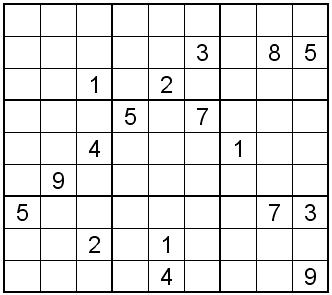
#> input picture WEEK4_1/sudoku.jpeg, 332 x 295 px
$ python sudoku_detection2.py
#> lines starting #> are read from the running program, lines starting #| are printed output that depends on the picture
import cv2
import numpy as np

img = cv2.imread("sudoku.jpeg")
#> img is the input picture: shape (295, 332, 3); min 0, max 255, mean 229.7
gray = cv2.cvtColor(img, cv2.COLOR_BGR2GRAY)
edges = cv2.Canny(gray, 50, 150, apertureSize= 3)
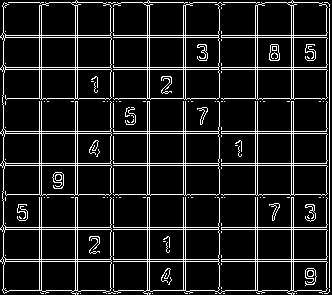
#> edges: shape (295, 332); 11.6% white in thin lines or dots
lines = cv2.HoughLinesP(edges, 1, np.pi / 180, 200, minLineLength=200, maxLineGap=30) # Hough 변환 : 선과 관련된 곳에 많이 사용
#> lines = 34 rows, first 6: [0, 133, 329, 133], [1, 163, 329, 163], [0, 229, 329, 229], [0, 165, 329, 165], [1, 35, 329, 35], [1, 67, 329, 67]

for line in lines:
    x1, y1, x2, y2 = line[0]
    cv2.line(img, (x1, y1), (x2, y2), (0,0,255), 2)
#> this loop made 34 passes
#> (x1, y1, x2, y2) on passes 1 to 12: (0, 133, 329, 133), (1, 163, 329, 163), (0, 229, 329, 229), (0, 165, 329, 165), (1, 35, 329, 35), (1, 67, 329, 67), (1, 227, 329, 227), (0, 261, 329, 261), (0, 37, 329, 37), (0, 69, 329, 69), (4, 2, 327, 2), (2, 290, 329, 290)
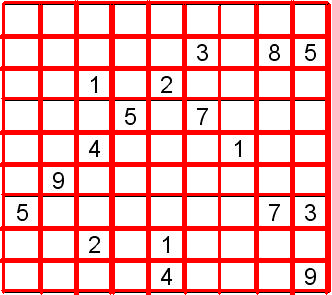
#> img: shape (295, 332, 3); mean B, G, R 181.4, 181.4, 248.8

cv2.imshow("Image by Hough", img)
cv2.waitKey(0)
cv2.destroyAllWindows()
